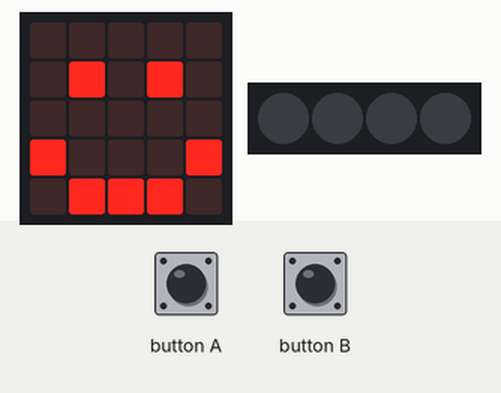
Simulated run of this program. Board: BBC micro:bit running MicroPython. On the bench: the board's 5×5 LED display, 4 RGB LEDs in strip order, left to right. Inputs (shaded band) come from the test bench.

Above: at 1.2 s.
1.3 s: button A pressed for 0.15 s
At 1.7 s:
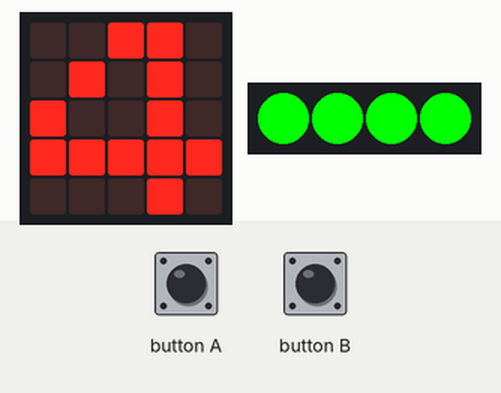
4.4 s: button A pressed for 1 s
At 7.6 s:
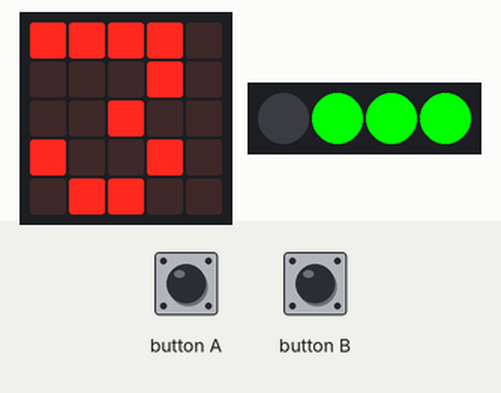
8.4 s: button A pressed for 3.2 s
At 12.1 s:
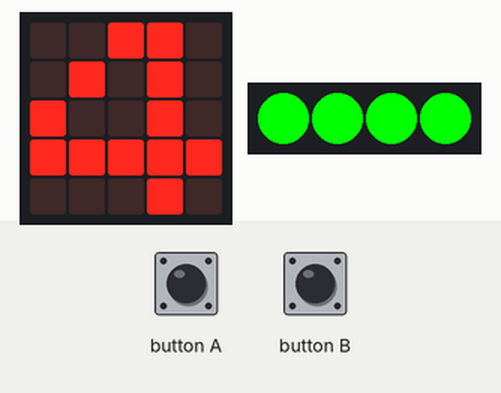
Timing chart, 0 to 16.8 s (numbered marks = the images above; inputs shaded):
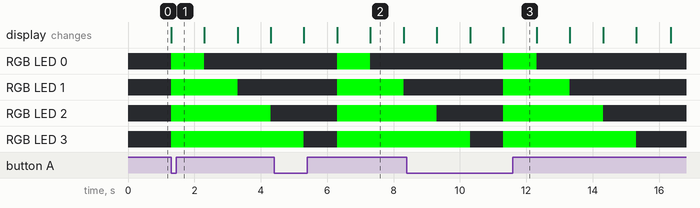

The program:

main.py
```python
# (licence header left out)
from microbit import *
import neopixel

# variables
countdown = None
# Setup: Pin 16, 4 pixels
neopixel_strip = neopixel.NeoPixel(pin16, 4)

# show happy face
display.clear()
display.show(Image.HAPPY)

# clear all pixels
neopixel_strip.clear()
neopixel_strip.show()

# Main loop to check for button press
while True:
    # when button "A" is pressed
    if button_a.was_pressed():

        # change countdown to 4
        countdown = 4

        # runs forever until the countdown is below 0
        while countdown >= 0:

            # shows amount of green colour depending on the countdown number
            if countdown == 4:
                neopixel_strip[0] = (0, 255, 0)
                neopixel_strip[1] = (0, 255, 0)
                neopixel_strip[2] = (0, 255, 0)
                neopixel_strip[3] = (0, 255, 0)
                neopixel_strip.show()
            elif countdown == 3:
                neopixel_strip[0] = (0, 0, 0)
                neopixel_strip.show()
            elif countdown == 2:
                neopixel_strip[1] = (0, 0, 0)
                neopixel_strip.show()
            elif countdown == 1:
                neopixel_strip[2] = (0, 0, 0)
                neopixel_strip.show()
            elif countdown == 0:
                neopixel_strip[3] = (0, 0, 0)
                neopixel_strip.show()

            # shows countdown to the user
            display.show(str(countdown))

            # remove 1 from the countdown each time
            countdown -= 1
            sleep(1000)

        # show happy face
        display.clear()
        display.show(Image.HAPPY)
```

Measured:
- after the input at 1.3 s, RGB LED 0: off → RGB(0, 255, 0) at once, → off 1.0 s later; RGB LED 1: off → RGB(0, 255, 0) at once, → off 2.0 s later; RGB LED 2: off → RGB(0, 255, 0) at once, → off 3.0 s later; RGB LED 3: off → RGB(0, 255, 0) at once; the display: changes at once (image 1)
- after the input at 4.4 s, the display: first differs from a run without the input after 1.9 s (image 2 shows a later state)
- after the input at 8.4 s, the display: first differs from a run without the input after 2.9 s (image 3)
- what the display in image 2 shows lasts 1.0 s, from 7.3 s to 8.3 s
